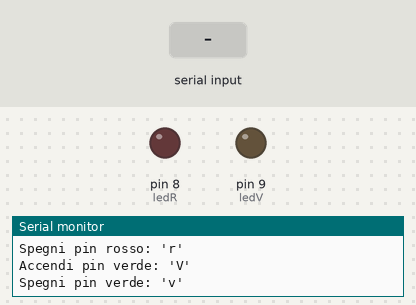
Bench run of a sketch on a simulated Arduino Uno, built with avr-gcc and run on an emulated ATmega328P. Shown: output pins drawn as LEDs (lit = HIGH), the last lines printed to the serial monitor. The inputs (shaded band) are chosen by the test bench.

Above: at 1.2 s.
1.3 s: "R" received over Serial
At 2.5 s:
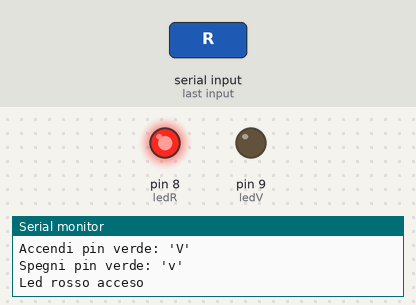
2.8 s: "V" received over Serial
At 3.7 s:
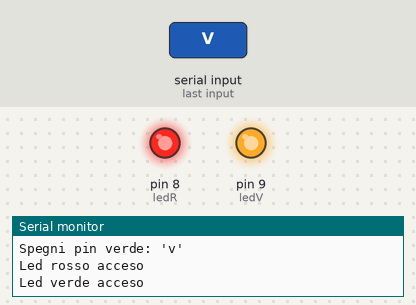
4.3 s: "r" received over Serial
At 4.8 s:
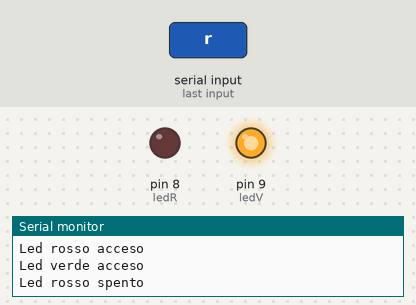
Timing chart, 0 to 7.3 s (numbered marks = the images above; inputs shaded):
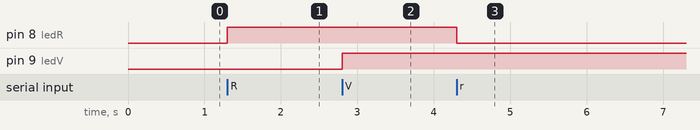

Measured:
- after the input at 1.3 s, pin 8 (ledR): LOW → HIGH at once
- after the input at 2.8 s, pin 9 (ledV): LOW → HIGH at once
- after the input at 4.3 s, pin 8 (ledR): HIGH → LOW at once

The sketch:

ledRossoLedVerde.ino
```cpp
int ledR = 8;  // il pin 8 alimenta il led rosso
int ledV = 9;  // il pin 9 alimenta il led verde

void setup() {
  //DEFINIZIONE UTILIZZO PIN DIGITALI
  pinMode(ledR, OUTPUT);  // ledR impostato come pin di uscita
  pinMode(ledV, OUTPUT);  // ledV impostato come pin di uscita
  //ISTRUZIONI PER L'UTENTE
  Serial.begin(9600);
  Serial.println("Accendi pin rosso: 'R'");
  Serial.println("Spegni pin rosso: 'r'");
  Serial.println("Accendi pin verde: 'V'");
  Serial.println("Spegni pin verde: 'v'");
}

void loop() {
  char inByte = Serial.read();
  //COSTRUTTO SWITCH-CASE
  switch(inByte){
     case 'R':
        //azioni della casistica R
        digitalWrite(ledR, HIGH);
        Serial.println("Led rosso acceso");
        break;
     case 'r':
        //azioni della casistica r
        digitalWrite(ledR, LOW);
        Serial.println("Led rosso spento");
        break;
     case 'V':
        //azioni della casistica V
        digitalWrite(ledV, HIGH);
        Serial.println("Led verde acceso");
        break;
     case 'v':
        //azioni della casistica v
        digitalWrite(ledV, LOW);
        Serial.println("Led verde spento");
        break;
  }

}
```
